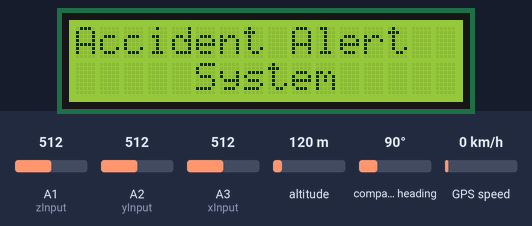
This sketch was run on a simulated Arduino Uno, built with avr-gcc and run on an emulated ATmega328P. Parts: 16×2 character LCD. The inputs (shaded band) are chosen by the test bench; at power-on: A1 (zInput) = 512, A2 (yInput) = 512, A3 (xInput) = 512, altitude 120 m, compass heading 90°, GPS speed 0 km/h. The GPS gets a fix after 3 s at 37.7749, -122.4194 with 8 satellites; the modem accepts every AT command (registered, SIM ready, sends succeed) and sends nothing else; what the sketch prints to the serial monitor is not drawn.

Above: at 0.1 s.
At 2.1 s:
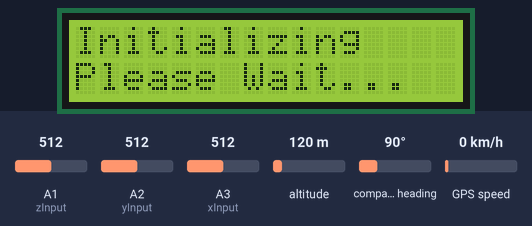
At 5.7 s:
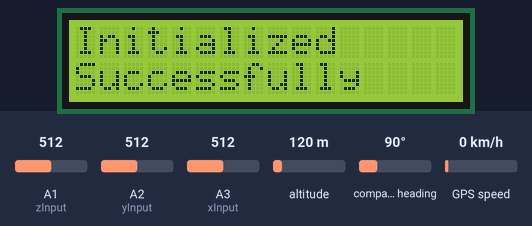
At 7.7 s:
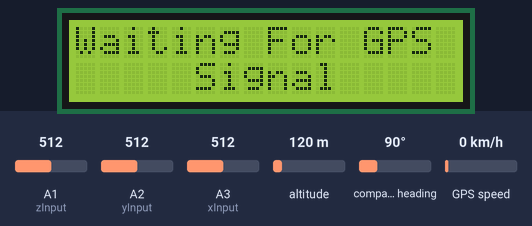
At 11.7 s:
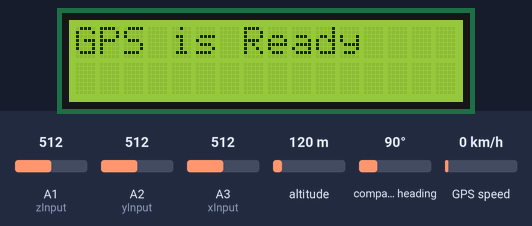
At 12.8 s:
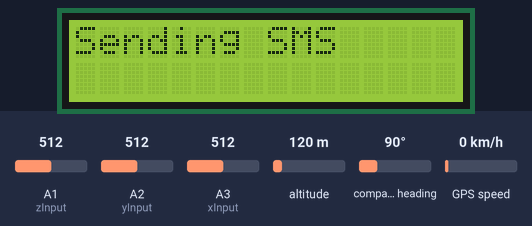

Measured:
- what the display in image 1 shows lasts 3.5 s, from 2.1 s to 5.6 s
- what the display in image 2 shows lasts 2.0 s, from 5.6 s to 7.6 s
- what the display in image 3 shows lasts 4.1 s, from 7.6 s to 11.7 s
- what the display in image 4 shows lasts 1.0 s, from 11.7 s to 12.7 s
- what the display in image 5 shows lasts 10.2 s, from 12.7 s to 22.9 s

The sketch:

accident_alert.ino
```cpp
#include<SoftwareSerial.h>
#include<TinyGPS.h>
SoftwareSerial mySerial(2,3); //make RX arduino line is pin 2, make TX arduino line is pin 3.
#include<LiquidCrystal.h>
LiquidCrystal lcd(4, 5, 6, 7, 8, 9);
void updateSerial();

const int xInput = A3;
const int yInput = A2;
const int zInput = A1;


// initialize minimum and maximum Raw Ranges for each axis
int RawMin = 290;
int RawMax = 370;


float lat, lon;
SoftwareSerial gpsSerial(10,11);
TinyGPS gps;

void setup() {

  // put your setup code here, to run once:
   //Begin serial communication with Arduino and Arduino IDE (Serial Monitor)

 gpsSerial.begin(9600);
  mySerial.begin(9600);
  Serial.begin(9600);

  lcd.begin(16,2);
  lcd.print("Accident Alert  ");
  lcd.setCursor(0,1);
  lcd.print("     System     ");
  delay(2000);
  lcd.clear();
  lcd.print("Initializing");
  lcd.setCursor(0,1);
  lcd.print("Please Wait...");
  delay(1000);


  //Begin serial communication with Arduino and SIM800L


  Serial.println("Initializing...");
  delay(1000);

  mySerial.println("AT"); //Once the handshake test is successful, it will back to OK
  updateSerial();

  mySerial.println("AT+CMGF=1"); // Configuring TEXT mode
  updateSerial();
  mySerial.println("AT+CMGS=\"+919061980727\"");//change ZZ with country code and xxxxxxxxxxx with phone number to sms
  updateSerial();

  Serial.println("Initialized Successfully");
  lcd.clear();
  lcd.print("Initialized");
  lcd.setCursor(0,1);
  lcd.print("Successfully");
  delay(2000);
  lcd.clear();
  lcd.print("Callibrating ");
  lcd.setCursor(0,1);
  lcd.print("Acceleromiter");
  lat=10.055706;
  lon=76.354057;

   lcd.clear();
  lcd.print("Waiting For GPS");
  lcd.setCursor(0,1);
  lcd.print("     Signal    ");
  delay(2000);
  while(gpsSerial.available()){
    if(gps.encode(gpsSerial.read())){
      gps.f_get_position(&lat,&lon);
      Serial.print("Position: ");
      Serial.print("lat: "); Serial.print(lat,6); Serial.print(" ");
      Serial.print("lon: "); Serial.println(lon,6);
    }
  }
  delay(2000);
  lcd.clear();
  lcd.print("GPS is Ready");
  delay(1000);
  lcd.clear();
  lcd.print("System Ready");
  Serial.println("System Ready..");


}

void loop()
{

   int value1=analogRead(xInput);
    int value2=analogRead(yInput);
    int value3=analogRead(zInput);


    Serial.print("x=");
    Serial.println(value1);
    Serial.print("y=");
    Serial.println(value2);
    Serial.print("z=");
    Serial.println(value3);
   // delay(1000);
     if(value1 < RawMin || value1 > RawMax  || value2 < RawMin || value2 > RawMax )     {


      Serial.print("Position: "); lcd.print("Position: ");
      Serial.print("lat: "); Serial.print(lat,6); Serial.print(" ");
      Serial.print("lon: "); Serial.println(lon,6);
      lcd.print("lat: "); lcd.print(lat,6); lcd.print(" ");
      lcd.print("lon: "); lcd.println(lon,6);
        lcd.clear();

      lcd.print("Sending SMS ");
      Serial.println("Sending SMS");
      mySerial.println("AT"); //Once the handshake test is successful, it will back to OK
  updateSerial();

  mySerial.println("AT+CMGF=1"); // Configuring TEXT mode
  updateSerial();
  mySerial.println("AT+CMGS=\"+919061980727\"");//change ZZ with country code and xxxxxxxxxxx with phone number to sms
  updateSerial();
   mySerial.print("Latitude:");

   mySerial.println(lat,6);
   updateSerial();
   delay(500);
   mySerial.print("Longitude:");

   mySerial.println(lon,6);
   updateSerial();

   delay(500);
   mySerial.print("http://maps.google.com/maps?&z=15&mrt=yp&t=k&q=");

   mySerial.print(lat,6);
   mySerial.print("+");              //28.612953, 77.231545   //28.612953,77.2293563
   mySerial.print(lon,6);
    mySerial.write(26);
   delay(2000);
   updateSerial();

  delay(2000);
  Serial.println("SMS Sent");
      delay(2000);
      lcd.clear();
      lcd.print("System Ready");
    }


}

void updateSerial()
{
  delay(500);
  while (Serial.available())
  {
    mySerial.write(Serial.read());//Forward what Serial received to Software Serial Port
  }
  while(mySerial.available())
  {
    Serial.write(mySerial.read());//Forward what Software Serial received to Serial Port
  }
}
```
